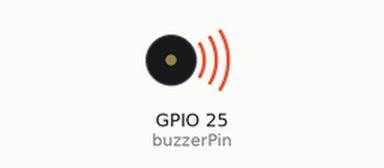
A sketch run on a simulated ESP32. Parts: buzzer (waves = sounding).

Above: at 0.1 s.
At 0.6 s:
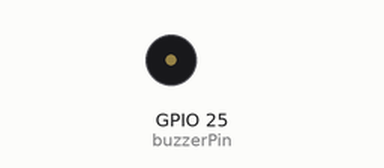
Timing chart, 0 to 2.1 s (numbered marks = the images above):
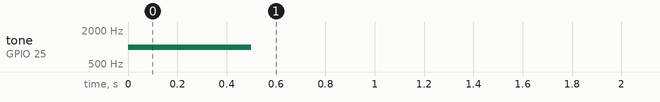

The sketch:

Buzzer.ino
```cpp
const int buzzerPin = 25;

const int frequency = 1000;
const int duration = 500;

void setup() {
  pinMode(buzzerPin, OUTPUT);

  tone(buzzerPin, frequency);
  delay(duration);

  noTone(buzzerPin);
  delay(duration);
}

void loop() {

}
```
